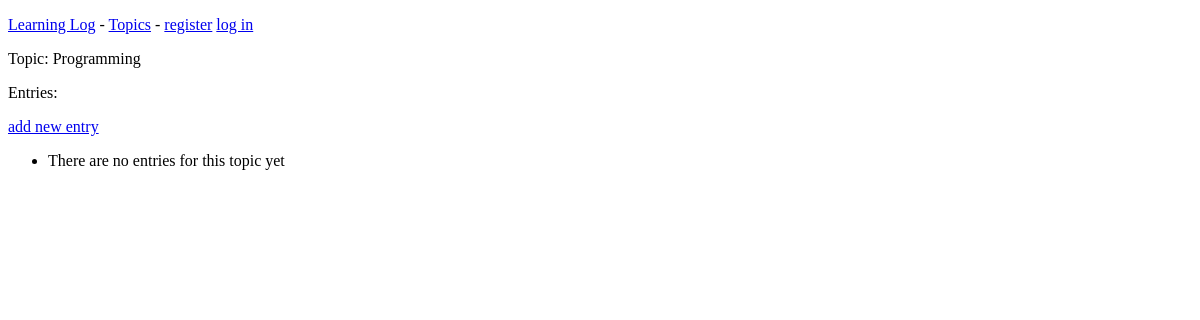
The app's page /topics/3, older data.
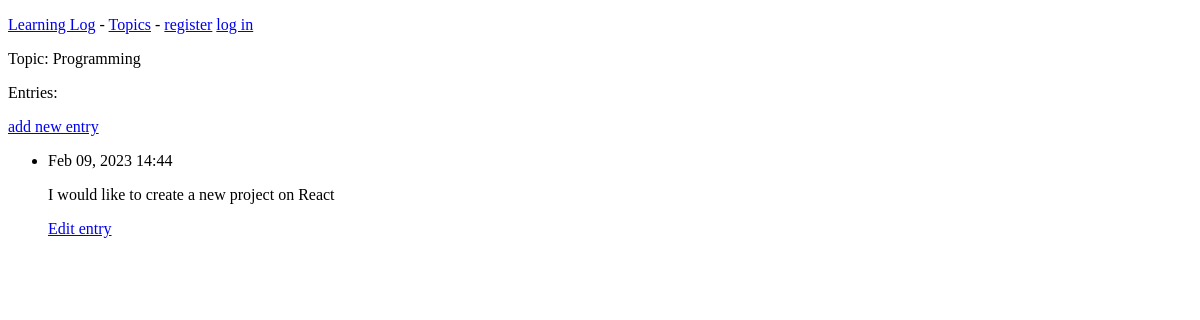
The same page, newer data.
### learning_logs/models.py (models this page shows, shortened)
class Topic(models.Model):
    text = models.CharField(max_length=200)
    date_added = models.DateTimeField(auto_now_add=True)
    def __str__(self):
        return self.text

class Entry(models.Model):
    topic = models.ForeignKey(Topic, on_delete=models.CASCADE) # Get topic by key
    text = models.TextField() # Add text
    date_added = models.DateTimeField(auto_now_add=True) #Add date
    class Meta:
        verbose_name_plural = 'entries'

### learning_logs/views.py (the view)
# urls.py: path('topics/<int:topic_id>', views.topic, name='topic'),
def topic(request, topic_id):
    topic = Topic.objects.get(id=topic_id)
    entries = topic.entry_set.order_by('-date_added')
    context = {'topic': topic, 'entries': entries}
    return render(request, 'learning_logs/topic.html', context)

### learning_logs/templates/learning_logs/topic.html
{% extends 'learning_logs/base.html' %}
{% block content %}
  <p>Topic: {{ topic }}</p>
  <p>Entries: </p>
  <p>
    <a href="{% url 'learning_logs:new_entry' topic.id %}">add new entry</a>
  </p>
  <ul>
    {% for entry in entries %}
      <li>
        <p>{{ entry.date_added|date:'M d, Y H:i'}} </p>
        <p>{{ entry.text|linebreaks }}</p>
        <p>
          <a href="{% url 'learning_logs:edit_entry' entry.id %}">Edit entry</a>
        </p>
      </li>
    {% empty %}
      <li>There are no entries for this topic yet</li>
    {% endfor %}
  </ul>
{% endblock content %}

### learning_logs/templates/learning_logs/base.html (shortened to what this page needs)
<!doctype html>
<html lang="en">
<head>
</head>
<body>
  <p>
    <a href="{% url 'learning_logs:index' %}">Learning Log</a> -
    <a href="{% url 'learning_logs:topics' %}">Topics</a> -
    {% if user.is_authenticated %}
      Hello, {{ user.username }}.
    <a href="{% url 'users:logout' %}">log out</a>
    {% else %}
    <a href="{% url 'users:register' %}">register</a>
    <a href="{% url 'users:login' %}">log in</a>
    {% endif %}
  </p>
  {% block content %}{% endblock content %}
</body>
</html>

Row changes from the older to the newer data that the page shows:
added Entry: date_added "Feb 09, 2023 14:44", text "I would like to create a new project on React"
Text that changed along with them:
text no longer shown: "There are no entries for this topic yet"
